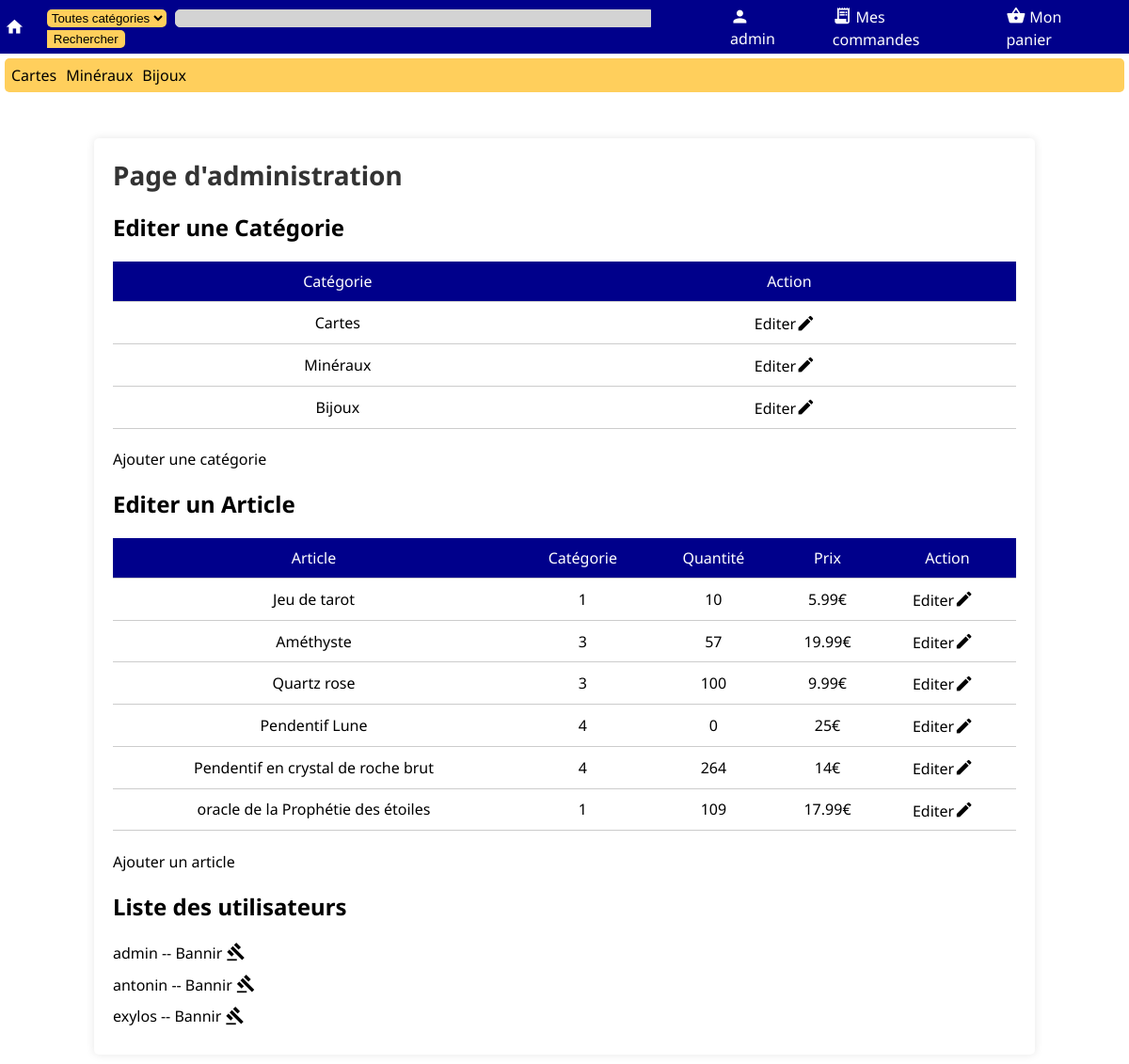
The app's page /admin.php (signed in), older data.
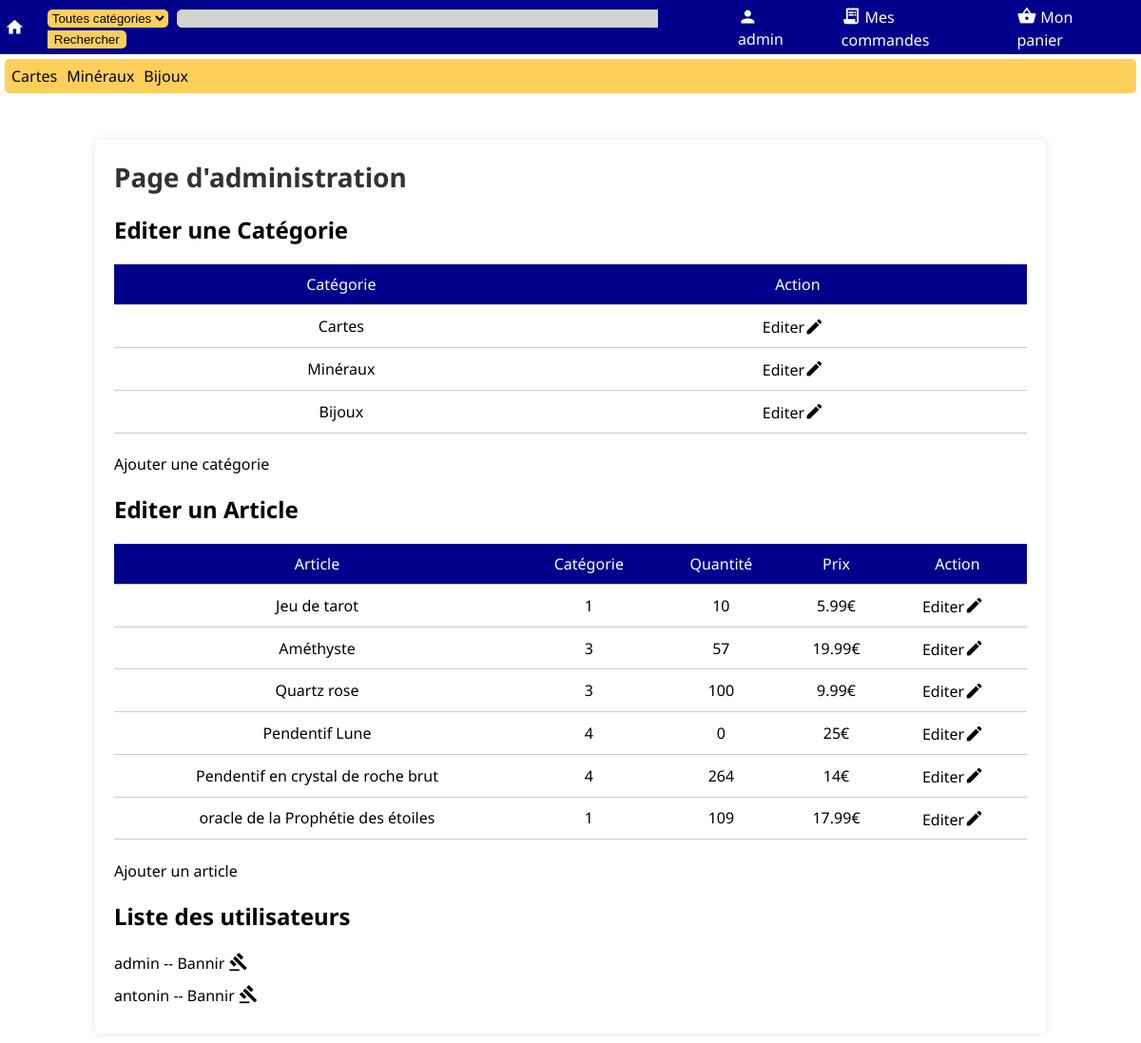
The same page, newer data.
### tables this page shows
CREATE TABLE Categories (
    idCat INTEGER PRIMARY KEY AUTOINCREMENT,
    titre TEXT NOT NULL,
    b64img TEXT NOT NULL
);

CREATE TABLE Articles (
    idProd INTEGER PRIMARY KEY AUTOINCREMENT,
    nom TEXT NOT NULL,
    quantite INTEGER NOT NULL,
    prix REAL NOT NULL,
    description TEXT NOT NULL,
    b64img TEXT,
    idCat INTEGER NOT NULL, mime TEXT,
    FOREIGN KEY (idCat) REFERENCES Categories (idCat)
);

CREATE TABLE Utilisateurs (
    idUser INTEGER PRIMARY KEY AUTOINCREMENT,
    username TEXT NOT NULL,
    mail TEXT NOT NULL,
    password TEXT NOT NULL
, droits INTEGER);

### admin.php (the view, shortened to what this page needs)
<?php
$db = new MyDB();
?>
<!DOCTYPE html>
<html>
<head>
	<link rel="stylesheet" type="text/css" href="res/admin.css">
	<link rel="stylesheet" type="text/css" href="res/font.css">
<?php
include('nav.php');
?>
	<div class="container">
		<h1>Page d'administration</h1>
        <h2>Editer une Catégorie</h2>
		<table>
			<thead>
				<tr>
					<th>Catégorie</th>
					<th>Action</th>
				</tr>
			</thead>
			<tbody>
<?php
$categories = $db->query("SELECT * FROM Categories;");
while ($donnees=$categories->fetchArray()) {
    echo '<tr>';
    echo '<td>'.$donnees['titre'].'</td>';
    echo '<td>';
    echo '<a class="admin_link" href="edit_cat.php?cat='.$donnees['idCat'].'">';
    echo '<span class="edit_text">Editer</span>';
    echo '<span class="material-icons" style="display: inline-block; vertical-align: middle;">edit</span>';
    echo '</a>';
    echo '</td>';
    echo '</tr>';
}
?>
			</tbody>
		</table>
        <a class="admin_link edit_text" href="add_cat.php">Ajouter une catégorie</a>
		<h2>Editer un Article</h2>
		<table>
			<thead>
				<tr>
					<th>Article</th>
					<th>Catégorie</th>
					<th>Quantité</th>
					<th>Prix</th>
					<th>Action</th>
				</tr>
			</thead>
			<tbody>
<?php
$articles = $db->query("SELECT * FROM Articles");
while ($donnees=$articles->fetchArray()) {
    echo '<tr>';
    echo '<td>'.$donnees['nom'].'</td>';
    echo '<td>'.$donnees['idCat'].'</td>';
    echo '<td>'.$donnees['quantite'].'</td>';
    echo '<td>'.$donnees['prix'].'€</td>';
    echo '<td>';
    echo '<a class="admin_link" href="edit_article.php?id='.$donnees['idProd'].'">';
    echo '<span class="edit_text">Editer</span>';
    echo '<span class="material-icons" style="display: inline-block; vertical-align: middle;">edit</span>';
    echo '</a>';
    echo '</td>';
    echo '</tr>';
}
?>
			</tbody>
		</table>
        <a class="admin_link edit_text" href="edit_article.php">Ajouter un article</a>
		<h2>Liste des utilisateurs</h2>
		<ul>
<?php
$users = $db->query("SELECT * FROM Utilisateurs");
while ($donnees=$users->fetchArray()) {
    echo '<li>';
    echo '<a class="admin_link" href="ban_user.php?id='.$donnees['idUser'].'">';
    echo '<span style="vertical-align: middle;">'.$donnees['username'].' -- </span>';
    echo '<span class="edit_text">Bannir </span>';
    echo '<span class="material-icons" style="display: inline-block; vertical-align: middle;">gavel</span>';
    echo '</a>';
    echo '</li>';
}
?>
		</ul>
	</div>
</body>
</html>

### nav.php (shortened to what this page needs)
<link rel="stylesheet" href="res/nav.css">
</head>
<body>
<nav>
    <div class='topbar'>
        <a class='logo' href='index.php'>
            <span class="material-icons">home</span>
        </a>
        <form method='GET' action='search.php' class='form_bar'>
            <select name="cat" class="sel_cat">
                <option value="0">Toutes catégories</option>
<?php
$db_nav = new MyDB();
?>
            </select>
            <input type='text' class='searchbar' name='query' <?php echo isset($_GET['query']) ? 'value="'.$_GET['query'].'"' : '';?>><input type='submit' class='submitsearch' value='Rechercher'>
        </form>
        <a class='bar_elt' href='login.php'>
        <span class="material-icons">person</span><span class='valign-link'><?php echo isset($_SESSION['username']) ? $_SESSION['username'] : "Mon compte"; ?></span>
        </a>
        <a class='bar_elt' href='command.php'>
            <span class="material-icons">receipt_long</span><span class='valign-link'>Mes commandes</span>
        </a>
        <a class='bar_elt' href='panier.php'>
            <span class="material-icons">shopping_basket</span><span class='valign-link'>Mon panier</span>
        </a>
    </div>
    <div class='cat_bar'>
<?php
$req_nav = 'SELECT * FROM Categories';
$reponse_nav = $db_nav->query($req_nav);
while ($donnees=$reponse_nav->fetchArray())
{
    echo '<a href="search.php?cat='.$donnees['idCat'].'" class="item_cat_bar">'.$donnees['titre'].'</a>';
}
?>
    </div>
</nav>

### res/admin.css (style rules this page uses)
body { margin: 10px; }
.container { margin: 0 auto; padding: 20px; max-width: 960px; background-color: #fff; box-shadow: 0 0 10px rgba(0,0,0,.1); border-radius: 5px; margin-top: 5%; }
h1 { margin-top: 0; margin-bottom: 20px; font-size: 28px; color: #333; }
table { width: 100%; border-collapse: collapse; margin-bottom: 20px; }
th, td { padding: 10px; text-align: center; border-bottom: 1px solid #ccc; }
th { background-color: darkblue; color: #fff; font-weight: normal; text-align: center; }
td:last-child { text-align: center; }
.admin_link { text-decoration: none; color: black; vertical-align: center; margin-right: 5px; }
.edit_text { vertical-align: middle; }
ul { list-style: none; padding: 0; margin: 0; }
li { margin-bottom: 10px; }

### res/nav.css (style rules this page uses)
nav { margin: -10px; }
.searchbar { border: 1px solid lightgray; border-radius: 5px 0 0 5px; margin-right: 0; background-color: lightgray; width: 500px; }
.topbar { padding: 5px; background-color: darkblue; display: flex; flex-direction: flex; justify-content: center; align-items: center; }
.cat_bar { background-color: #ffcf5c; margin: 5px; border-radius: 5px; padding: 7px; }
.item_cat_bar { color: black; text-decoration: none; width: 10px; margin-right: 10px; }
.submitsearch { margin-left: 0; background-color: #ffcf5c; border: 1px solid transparent; border-radius: 0 5px 5px 0; }
.sel_cat { background-color: #ffcf5c; border: 1px solid transparent; border-radius: 5px 5px 5px 5px; margin-right: 5px; }
.logo { color: white; text-decoration: none; }
.form_bar { display: inline-block; margin-left: 20px; margin-right: 20px; }
.bar_elt { color: white; margin-left: 20px; margin-right: 20px; align-items: center; text-decoration: none; }
.material-icons { vertical-align: middle; margin-right: 4px; font-size: 1.3em; }
.valign-link { vertical-align: middle; text-decoration: none; }

Row changes from the older to the newer data that the page shows:
removed utilisateurs: username "exylos"
